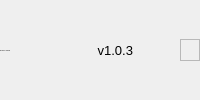
        <widget class="QWidget" name="footerContainer" native="true">
         <layout class="QHBoxLayout" name="horizontalLayout_11">
          <property name="spacing">
           <number>0</number>
          </property>
          <property name="leftMargin">
           <number>0</number>
          </property>
          <property name="topMargin">
           <number>0</number>
          </property>
          <property name="rightMargin">
           <number>0</number>
          </property>
          <property name="bottomMargin">
           <number>0</number>
          </property>
          <item>
           <widget class="QFrame" name="bottomBar">
            <property name="minimumSize">
             <size>
              <width>0</width>
              <height>22</height>
             </size>
            </property>
            <property name="maximumSize">
             <size>
              <width>16777215</width>
              <height>22</height>
             </size>
            </property>
            <property name="font">
             <font>
              <pointsize>10</pointsize>
             </font>
            </property>
            <property name="frameShape">
             <enum>QFrame::NoFrame</enum>
            </property>
            <property name="frameShadow">
             <enum>QFrame::Raised</enum>
            </property>
            <layout class="QHBoxLayout" name="horizontalLayout_12">
             <property name="spacing">
              <number>0</number>
             </property>
             <property name="leftMargin">
              <number>0</number>
             </property>
             <property name="topMargin">
              <number>0</number>
             </property>
             <property name="rightMargin">
              <number>0</number>
             </property>
             <property name="bottomMargin">
              <number>0</number>
             </property>
             <item>
              <widget class="QLabel" name="creditsLabel">
               <property name="font">
                <font>
                 <family>Segoe Print</family>
                 <pointsize>-1</pointsize>
                 <weight>50</weight>
                 <bold>false</bold>
                </font>
               </property>
               <property name="text">
                <string>By: Fawaz H. Oyebode</string>
               </property>
              </widget>
             </item>
             <item>
              <widget class="QLabel" name="version">
               <property name="text">
                <string>v1.0.3</string>
               </property>
               <property name="alignment">
                <set>Qt::AlignRight|Qt::AlignTrailing|Qt::AlignVCenter</set>
               </property>
              </widget>
             </item>
             <item alignment="Qt::AlignRight">
              <widget class="QFrame" name="sizeGrip">
               <property name="minimumSize">
                <size>
                 <width>20</width>
                 <height>0</height>
                </size>
               </property>
               <property name="maximumSize">
                <size>
                 <width>20</width>
                 <height>16777215</height>
                </size>
               </property>
               <property name="frameShape">
                <enum>QFrame::StyledPanel</enum>
               </property>
               <property name="frameShadow">
                <enum>QFrame::Raised</enum>
               </property>
              </widget>
             </item>
            </layout>
           </widget>
          </item>
         </layout>
        </widget>
